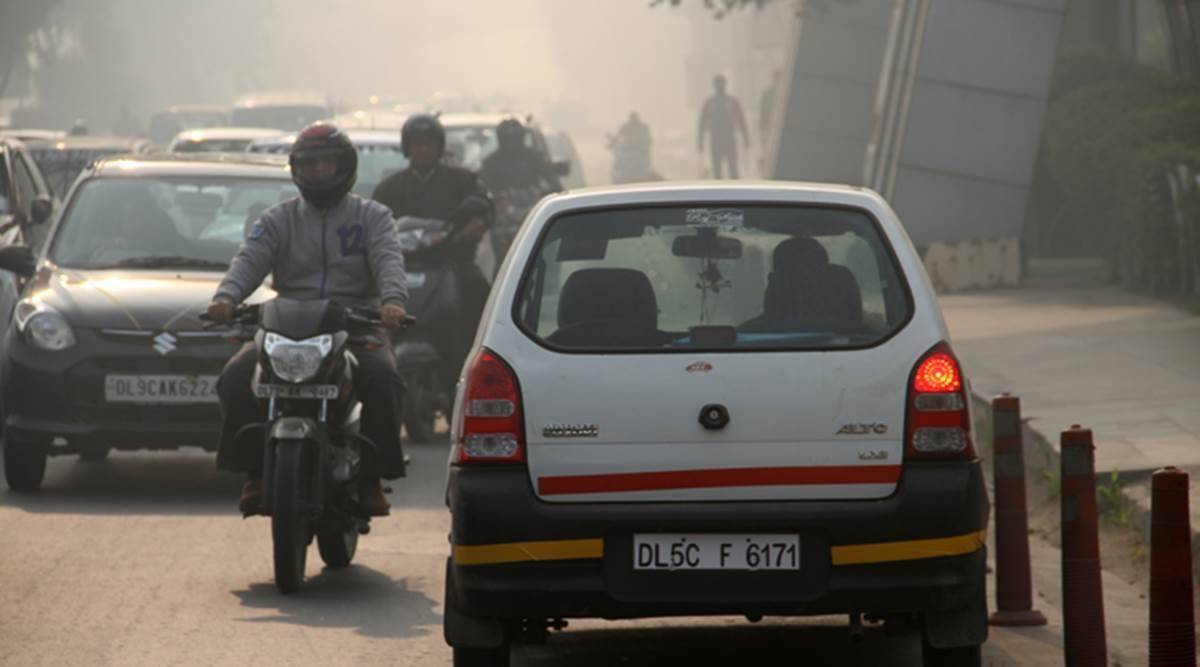
#> input picture delhi-1.jpeg, 1200 x 667 px
$ python localize.py
#> lines starting #> are read from the running program, lines starting #| are printed output that depends on the picture
import cv2
import numpy as np
import os
import pytesseract

cascade= cv2.CascadeClassifier("cascade1.xml")


def extract_num(img_name):
#> called with img_name = './delhi-1.jpeg'
    img = cv2.imread(img_name) ## Reading Image
#> img is the input picture: shape (667, 1200, 3); mean B, G, R 95.8, 102.9, 108.3
    # Converting into Gray
    gray = cv2.cvtColor(img,cv2.COLOR_BGR2GRAY)
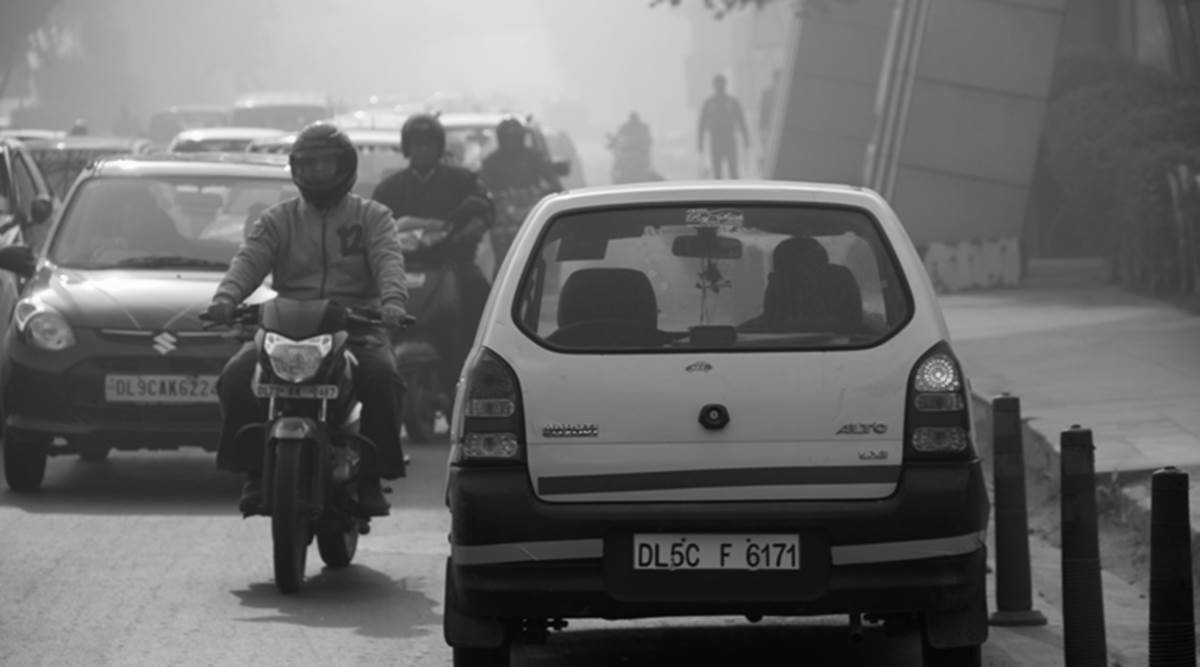
#> gray: shape (667, 1200); min 1, max 255, mean 103.7
    # Detecting plate
    nplate = cascade.detectMultiScale(gray,1.1,4)
#> nplate = [[82, 361, 151, 50], [613, 516, 199, 66]]
    for (x,y,w,h) in nplate:
        # Crop a portion of plate
        a,b = (int(0.02*img.shape[0]), int(0.025*img.shape[1]))
        plate = img[y+a:y+h-a, x+b:x+w-b, :]
        # make image more darker to identify the LPR
        ## iMAGE PROCESSING
        kernel = np.ones((1, 1), np.uint8)
        plate = cv2.dilate(plate, kernel, iterations=1)
        plate = cv2.erode(plate, kernel, iterations=1)
        plate_gray = cv2.cvtColor(plate,cv2.COLOR_BGR2GRAY)
        (thresh, plate) = cv2.threshold(plate_gray, 127, 255, cv2.THRESH_BINARY)
        # Feed Image to OCR engine
        read = pytesseract.image_to_string(plate)
        read = ''.join(e for e in read if e.isalnum())
        print(read)
        # [7 lines of commented-out code are left out]
        cv2.rectangle(img, (x,y), (x+w, y+h), (51,51,255), 2)
        cv2.rectangle(img, (x, y - 40), (x + w, y),(51,51,255) , -1)
        cv2.putText(img,read, (x, y - 10), cv2.FONT_HERSHEY_SIMPLEX, 0.7, (255, 255, 255), 2)
        cv2.imshow('PLate',plate)
        # Save & display result image
        cv2.imwrite('plate.jpg', plate)
#> this loop made 1 pass
#> (x, y, w, h, a, b, kernel) on pass 1: (82, 361, 151, 50, 13, 30, [1])
#> pass 1, in extract_num, `plate = img[y+a:y+h-a, x+b:x+w-b, :]`:
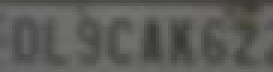
#> plate: shape (24, 91, 3) (shown 3 times larger); mean B, G, R 90.3, 92.6, 92.6

    cv2.imshow("Result", img)
    cv2.imwrite('result.jpg',img)
    cv2.waitKey(0)
    cv2.destroyAllWindows()

# Let's make a function call
extract_num('./delhi-1.jpeg')
#> (the call stopped at in extract_num, `read = pytesseract.image_to_string(plate)`: pytesseract is not available in this run)
